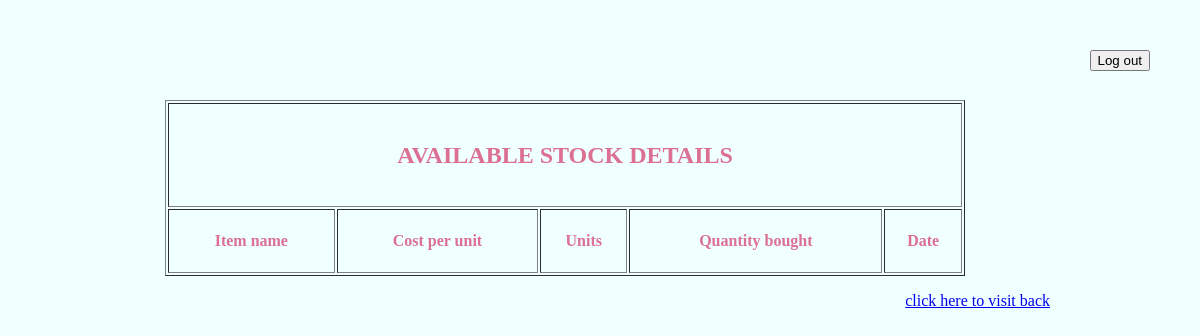
Before: /available_stock_table.php with the older database file.
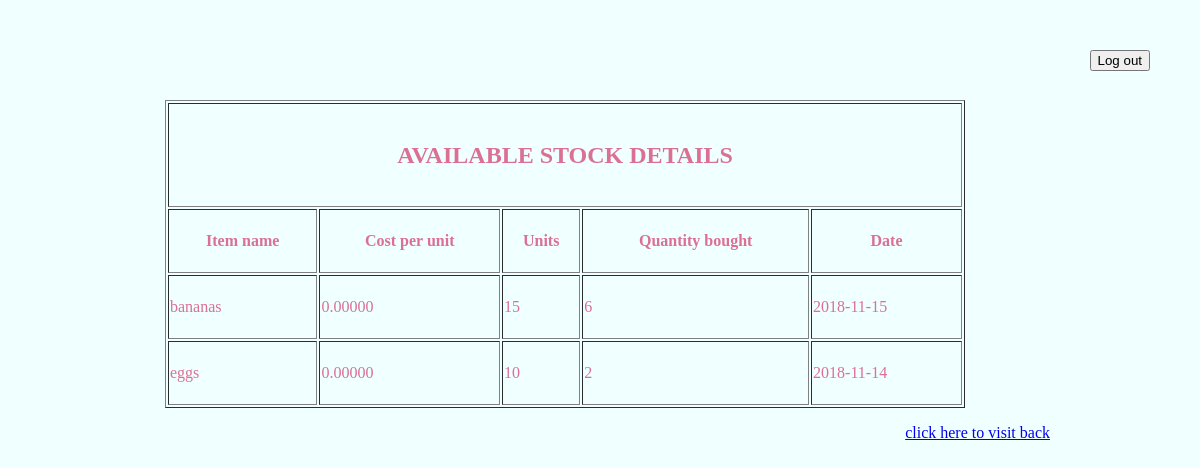
After: the same page with the newer database file.
### tables this page shows
CREATE TABLE IF NOT EXISTS new_stock_details (
    item_name varchar(30),
    cost_per_unit decimal(10, 5),
    unit varchar(30),
    quantity_bought int(11),
    date date,
    PRIMARY KEY(item_name, date)
);

### available_stock_table.php (the view, shortened to what this page needs)
<!doctype html>
<html>
<head>
</head>
<body>
	<div class="logout">
		<form action="logout.php" method="post">
			<input type="submit" value="Log out">
		</form>
	</div>
	<?php
	$conn = mysqli_connect('localhost', 'root', 'AIDNITRA#P98', 'mess_management');
	$query = mysqli_query($conn, "select * from new_stock_details ");
	?>
	<table align="center" border="1px" style="width:800px; line-height:60px;">
		<tr>
			<th colspan="7">
				<h2>AVAILABLE STOCK DETAILS</h2>
			</th>
		</tr>
		<tr>
			<th> Item name </th>
			<th> Cost per unit </th>
			<th> Units </th>
			<th> Quantity bought </th>
			<th> Date </th>
		</tr>
		<?php
		if (mysqli_num_rows($query) != 0) {
			while ($rows = mysqli_fetch_assoc($query)) {
				?>
				<tr>
					<td> <?php echo $rows['item_name']; ?></td>
					<td> <?php echo $rows['cost_per_unit']; ?></td>
					<td> <?php echo $rows['unit']; ?></td>
					<td> <?php echo $rows['quantity_bought']; ?></td>
					<td> <?php echo $rows['date']; ?></td>
				</tr>
				<?php
			}
		}
		?>
	</table>
	<p align="right"><a href="admin.php"> click here to visit back </a></p>
</body>
</html>

Changed rows visible on the page:
added new_stock_details: item_name "bananas", cost_per_unit "0.00000", unit "15", quantity_bought "6", date "2018-11-15"
added new_stock_details: item_name "eggs", cost_per_unit "0.00000", unit "10", quantity_bought "2", date "2018-11-14"
